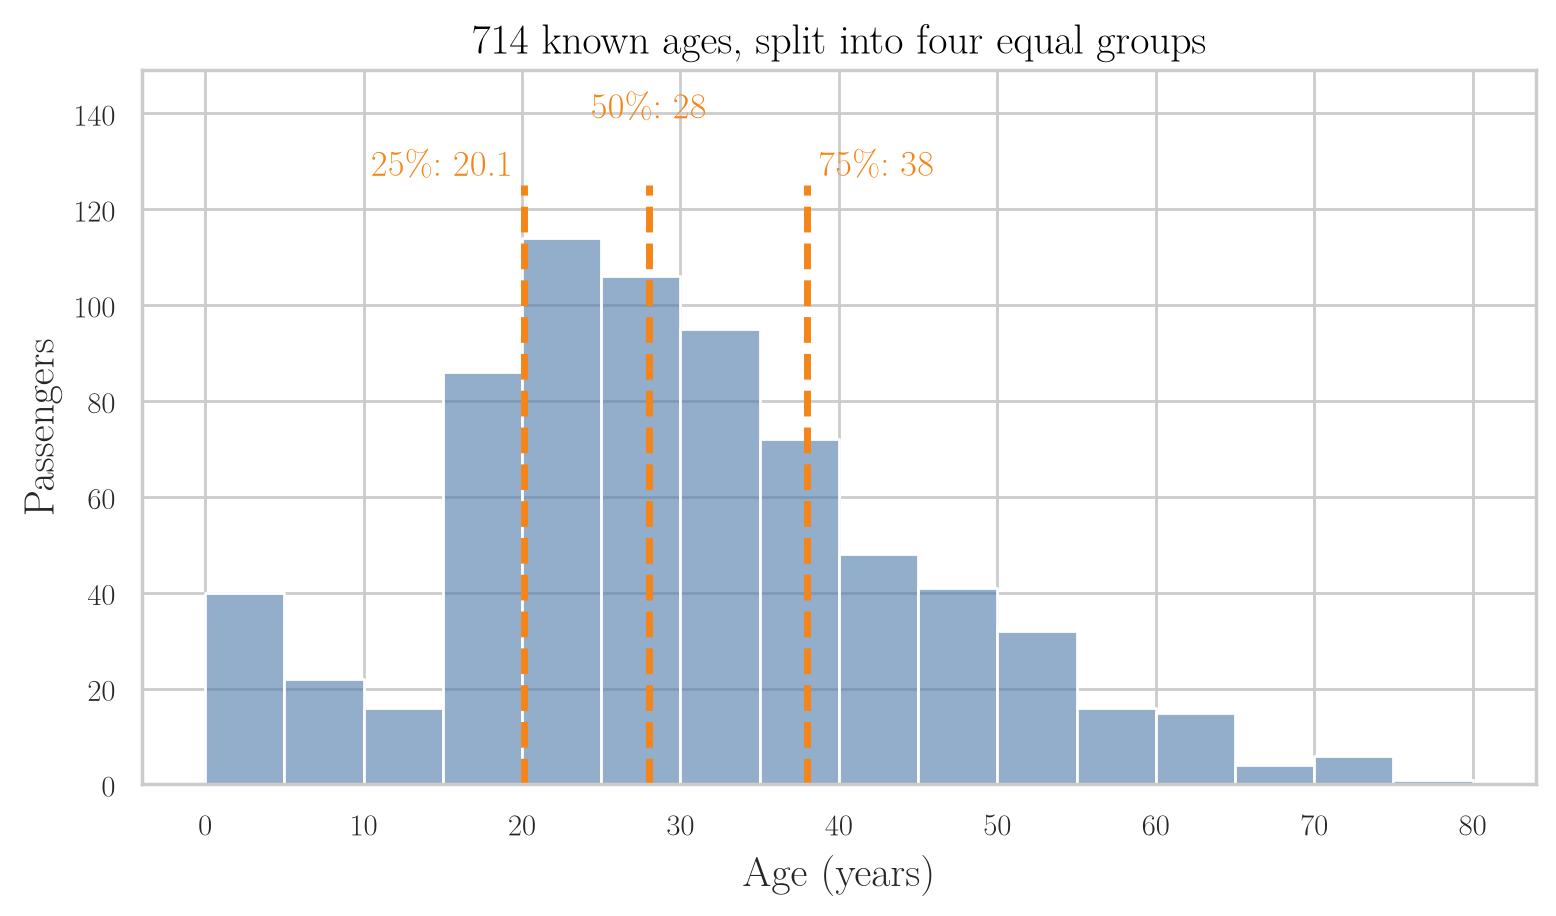

The script that saved this image:
"""Titanic ages: histogram with the 25%, 50% and 75% lines that df.describe() reports."""
from pathlib import Path
import pandas as pd
import seaborn as sns
import seaborn.objects as so

here = Path(__file__).parent
age = pd.read_csv(here.parent / "data" / "titanic_train.csv")["Age"].dropna()
q = age.quantile([0.25, 0.5, 0.75])
top = 125
# each quartile is a vertical line: two points (x, 0) and (x, top) in the same group
lines = pd.DataFrame([(f"{p:.0%}", v, y) for p, v in q.items() for y in (0, top)], columns=["q", "x", "y"])
# one label per line: 25% to the left, 75% to the right, 50% higher up, so they never overlap
lab = [(f"{p:.0%}: {v:.1f}".replace(".0", ""), v) for p, v in q.items()]
left = pd.DataFrame({"x": [lab[0][1]], "y": [top + 5], "t": [lab[0][0]]})
mid = pd.DataFrame({"x": [lab[1][1]], "y": [top + 17], "t": [lab[1][0]]})
right = pd.DataFrame({"x": [lab[2][1]], "y": [top + 5], "t": [lab[2][0]]})
plot = (
    so.Plot(age.to_frame(), x="Age")
    .add(so.Bars(color="#4C78A8", alpha=0.6), so.Hist(binwidth=5, binrange=(0, 80)))
    .add(so.Path(color="#F58518", linewidth=2.5, linestyle="--"), data=lines, x="x", y="y", group="q")
    .add(so.Text(color="#F58518", fontsize=13, halign="right"), data=left, x="x", y="y", text="t")
    .add(so.Text(color="#F58518", fontsize=13), data=mid, x="x", y="y", text="t")
    .add(so.Text(color="#F58518", fontsize=13, halign="left"), data=right, x="x", y="y", text="t")
    .limit(y=(0, top + 24))
    .label(x="Age (years)", y="Passengers", title="714 known ages, split into four equal groups")
    .layout(size=(8, 4.8))
    .theme({**sns.axes_style("whitegrid"), "font.family": "Latin Modern Roman", "font.size": 14,
            "axes.titlesize": 15, "axes.labelsize": 15})
)
plot.save(here / "age_quartiles.png", dpi=200, bbox_inches="tight")
plot.save(here / "age_quartiles.pdf", bbox_inches="tight")
